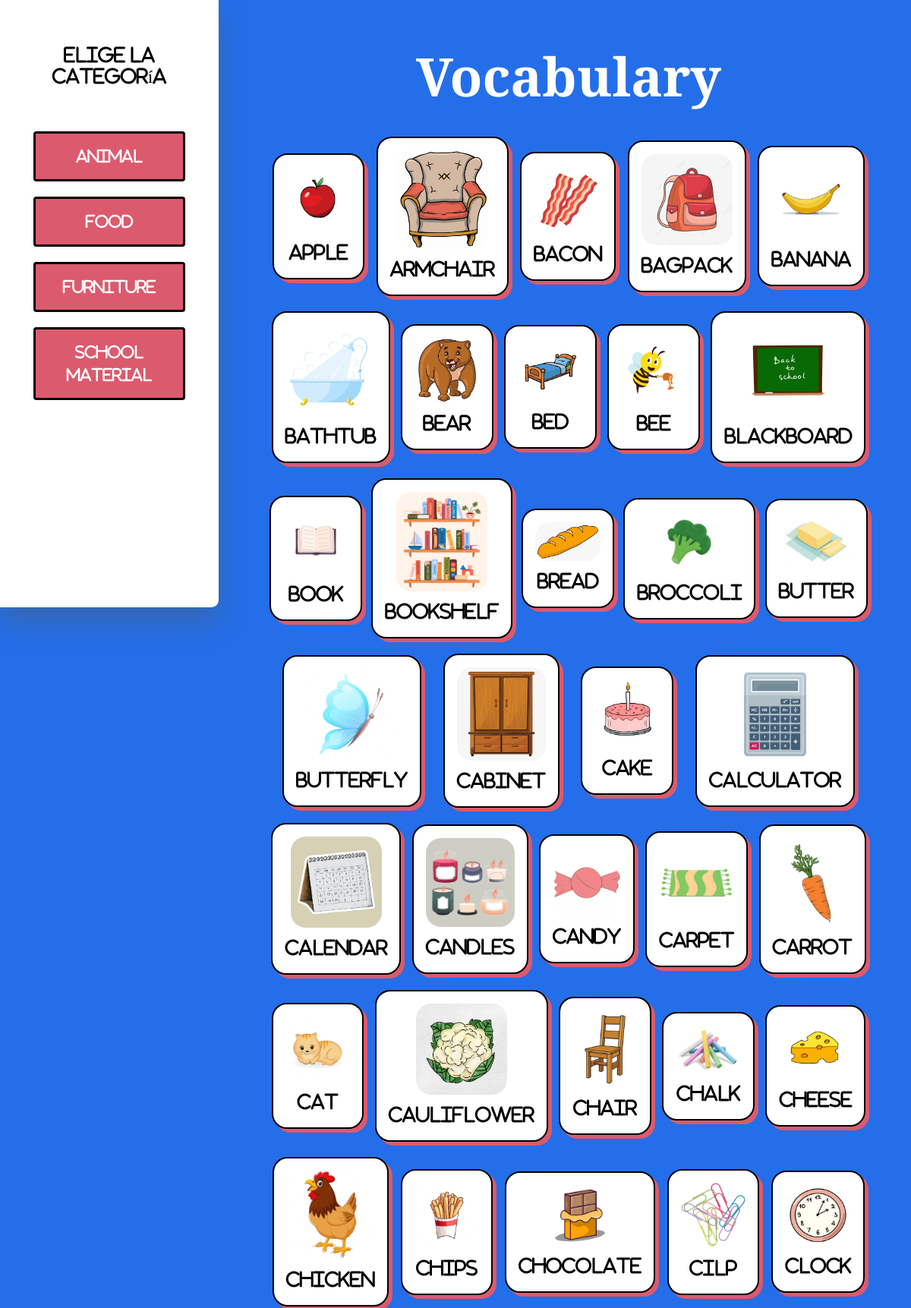
Page /vocabulary/ (upper part) on the committed database.
### game/models.py (models this page shows, shortened)
class Hangman(models.Model):
    TYPES=[('Animal', 'Animal'),('Food','Food'), ('Furniture', 'Furniture'), ('School material', 'School material')]
    id = models.AutoField(primary_key=True)
    word = models.CharField(max_length=50)
    types = models.CharField(max_length=50, choices=TYPES)
    spanish = models.CharField(max_length=100)
    photo = models.ImageField(null=True)

### vocabulary/views.py (the view)
# urls.py: path('', include('vocabulary.urls')),
def vocabulary(request):
    hangman=Hangman.objects.all()
    hangman=hangman.order_by("word")
    return render(request, 'vocabulary.html', {'vocabulary':hangman})

### vocabulary/templates/vocabulary.html (shortened to what this page needs)
{% extends "base.html" %}
{% load static %}
{% block content %}
<div class="grid">
    <aside class="aukerak">
      <h4 class="mb-5">Elige la categoría</h4>
      <button class="btn">Animal</button>
      <button class="btn">Food</button>
      <button class="btn">Furniture</button>
      <button class="btn">School material</button>
    </aside>
    <div class="tituloa">
      <h1>Vocabulary</h1>
    </div>
    <section id="vocabulary" class="vocabulary">
      {% for word in vocabulary %}
      <a href="#addBookDialog" data-toggle="modal" data-target="#exampleModal" data-word="{{word.word}}" data-spanish="{{word.spanish}}" class="open-dialog">
      <div id="word">
          <img src="../../media/{{word.photo}}" />
          <p>{{word.word}}</p>
      </div>
    </a>
      {% endfor %}
    </section>
</div>
{% endblock content %}

### user/templates/base.html (shortened to what this page needs)
{% load static %}
<!DOCTYPE html>
<html lang="en">
  <head>
    {% load bootstrap4 %} {% bootstrap_css %}
    <link rel="stylesheet" href="{% static 'css/styles.css' %}" />
  </head>
  <body>
    {% block content %}
    {% endblock content %}
  </body>
</html>

### user/static/css/styles.css (style rules this page uses)
* { color: white; font-family: Montagu Slab, FontAwesome; }
h1 { font-size: 70px; font-weight: bold; }
body { background-color: #246ee9; }
.grid { display: grid; grid-template-rows: 150px auto; grid-template-columns: 24% 1fr; grid-gap: 10px; margin-bottom: 50px; }
.grid .aukerak { grid-column: 1/2; grid-row: 1/2; background-color: white; padding: 20% 10% 30% 10%; height: 100vh; text-align: center; border-radius: 0px 0px 0.6em 0px; box-shadow: 0 1.2em 2.4em rgba(111, 85, 0, 0.25); display: flex; flex-direction: column; }
.grid .aukerak h4 { color: black; }
.grid .aukerak button { background-color: #db5a6e; padding: 15px; color: white !important; font-size: 20px; display: block; margin: 10px 15px 10px; border: 3px solid black; }
.grid .tituloa { grid-column: 2/3; grid-row: 1/2; display: flex; align-items: end; justify-content: center; }
.grid .vocabulary { grid-column: 2/3; grid-row: 2/3; margin: 0px 5%; display: flex; flex-wrap: wrap; align-items: center; justify-content: space-evenly; padding: 20px 0px; row-gap: 20px; }
.grid .vocabulary a { flex-basis: 15%; }
.grid .vocabulary a div { border: 2px solid black; box-shadow: 5px 5px #db5a6e; border-radius: 20px; text-align: center; padding: 1rem; background-color: white; cursor: pointer; }
.grid .vocabulary a div p { margin-top: 0.5rem; margin-bottom: 0rem; color: black; font-size: 1.5rem; }
.grid .vocabulary a div img { width: 100%; max-width: 25vh; border-radius: 20px; }
@media (max-width: 1440px) { .grid .vocabulary a div img { max-width: 15vh; width: 100%; } }

### rows in the picture
Hangman: photo (picture), word "Apple"
Hangman: photo (picture), word "Armchair"
Hangman: photo (picture), word "Bacon"
Hangman: photo (picture), word "Bagpack"
Hangman: photo (picture), word "Banana"
Hangman: photo (picture), word "Bathtub"
Hangman: photo (picture), word "Bear"
Hangman: photo (picture), word "Bed"
Hangman: photo (picture), word "Bee"
Hangman: photo (picture), word "Blackboard"
Hangman: photo (picture), word "Book"
Hangman: photo (picture), word "Bookshelf"
Hangman: photo (picture), word "Bread"
Hangman: photo (picture), word "Broccoli"
Hangman: photo (picture), word "Butter"
Hangman: photo (picture), word "Butterfly"
Hangman: photo (picture), word "Cabinet"
Hangman: photo (picture), word "Cake"
Hangman: photo (picture), word "Calculator"
Hangman: photo (picture), word "Calendar"
Hangman: photo (picture), word "Candles"
Hangman: photo (picture), word "Candy"
Hangman: photo (picture), word "Carpet"
Hangman: photo (picture), word "Carrot"
Hangman: photo (picture), word "Cat"
Hangman: photo (picture), word "Cauliflower"
Hangman: photo (picture), word "Chair"
Hangman: photo (picture), word "Chalk"
Hangman: photo (picture), word "Cheese"
Hangman: photo (picture), word "Chicken"
Hangman: photo (picture), word "Chips"
Hangman: photo (picture), word "Chocolate"
Hangman: photo (picture), word "Cilp"
Hangman: photo (picture), word "Clock"
